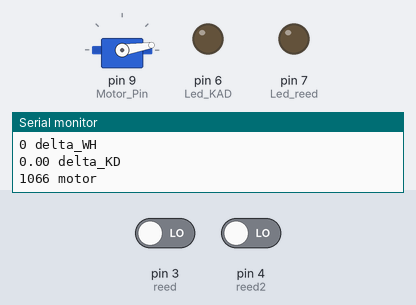
A sketch run on a simulated Arduino Leonardo, built with avr-gcc and run on an emulated ATmega32U4. Parts: servo, output pins drawn as LEDs (lit = HIGH), the last lines printed to the serial monitor. The inputs (shaded band) are chosen by the test bench; at power-on: pin 3 (reed) LOW, pin 4 (reed2) LOW.

Above: at 1.2 s.
1.3 s: pin 3 (reed) driven HIGH
At 1.6 s:
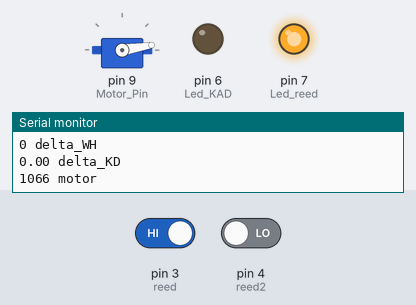
2.8 s: pin 4 (reed2) driven HIGH
At 3.9 s:
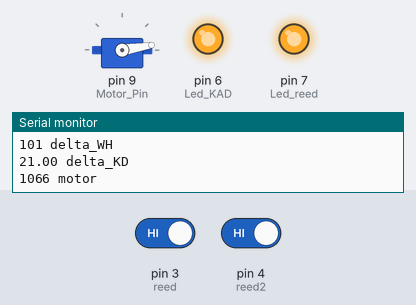
4.3 s: pin 3 (reed) driven LOW
At 5.0 s:
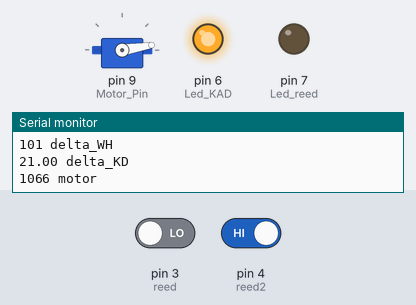
5.8 s: pin 4 (reed2) driven LOW
At 6.2 s:
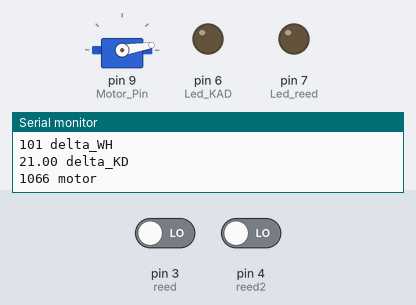
Timing chart, 0 to 8.3 s (numbered marks = the images above; inputs shaded):
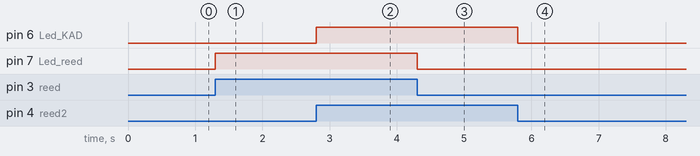

Measured:
- after the input at 1.3 s, pin 7 (Led_reed): LOW → HIGH at once
- after the input at 2.8 s, pin 6 (Led_KAD): LOW → HIGH at once
- after the input at 4.3 s, pin 7 (Led_reed): HIGH → LOW at once
- after the input at 5.8 s, pin 6 (Led_KAD): HIGH → LOW at once

The sketch:

ADDE_TEST2.ino
```cpp
/*
  "3" релиз, делаем попытку добавить регулятор мощности на переменном резисторе
  Управление драйвером мотора,через ШИМ от датчика скорости колеса.
  В дальнейшем, такой мусор как подсчет скорости, можно выкинуть.
  В програме также присутствует индикация срабатывания датчиков скорости и каденса.
  Так же делаем попытку реализовать функцию подпрыгивания двигателя при старте.
*/


// Начало инициализации для серо
#include <Servo.h>
Servo motor;

const int Motor_Pin = 9;    //Подключаем контроллер мотора к пину 9
int motor_spd = 1000;  //Начальная позиция, всегда 1.0 мс для регуляторов бесколлекторных двигателей
int max_motor_spd = 2300; //Максимальное значение ШИМ 1.5 мс
int min_motor_spd = 1000;  //Минимальное значени ШИМ 0.8 мс
int start_volume = 400; // добавочная стартовая скорость мотора, тоесть при старте добавим это значение. чтобы двигатель прыгал.
int start_motor;
int start = 1;  //Флаг задержки запуска, если 1 то выполняем условие.
//Конец инициализации для серо

// Установки для регулятора мощности
int Powpin = A0;  // analog pin used to connect the potentiometer
int Power;    // variable to read the value from the analog pin
// конец блока

const int Led_KAD = 6; //задаем ногу для светодиода кАДЕНСА. на ногу 6
const int Led_reed = 7; //задаем ногу для светодиода колеса. на ногу 7


// Настройки для колеса
const int reed = 3; //задаем ножку процессора для подключения счетчика на герконе
float radius = 340;//Радиус шины (миллиметрах) - изменить это для своего велосипеда
int reedVal_1;
long timer_wh = 0; // Время между одним полным оборотом (в мс)
int delta_WH;//буфер расчетов значений для ШИМ
float Kmh = 0.00;// скорость в КМ/час
float circumference;
int maxReedCounter = 100;// мин Время (в мс) одного вращения (для подавления  дребезга контактов)
int reedCounter;

// Настройка для каденс
const int reed2 = 4; //задаем ножку процессора для подключения счетчика на герконе
float radius2 = 340;//Радиус звезды (миллиметрах) - изменить это для своего велосипеда
int reedVal_2;
long timer_kd = 0; // Время между одним полным оборотом (в мс)
float delta_KD; //буфер для расчетов каденса
float Kmh2 = 0.00;// скорость в КМ/час
float circumference2;
int maxReedCounter2 = 20;// мин Время (в мс) одного вращения (для подавления  дребезга контактов)
int reedCounter2;

// Секция установок значений
void setup() {
  // For IDIOTE
  // initialize the LED pin as an output:
  pinMode(Led_KAD , OUTPUT);
  pinMode(Led_reed , OUTPUT);

  //Для мотора
  motor.attach(Motor_Pin, motor_spd, max_motor_spd);   //Инициальзация мотора (порт, начальная позиция, максимальная позиция)       !!!
  //Для 1 счетчика
  pinMode(reed, INPUT); //присваеиваем переменной привязанной ко к ноге значение ВХОДНОЙ
  reedCounter = maxReedCounter;
  circumference = (2 * 3.415926535 * radius) / 1000000;
  // Для 2 счетчика
  pinMode(reed2, INPUT);
  reedCounter2 = maxReedCounter2;
  circumference2 = (2 * 3.415926535 * radius2) / 1000000;

  // НАЧАЛО УСТАНОВКИ ТАЙМЕРОВ
  // ТАЙМЕР SETUP- прерывание таймера позволяет точно синхронизированные измерения геркона
  // для получения дополнительной информации о конфигурации Arduino таймеров см http://arduino.cc/playground/Code/Timer1
  cli();//stop interrupts

  //set timer3 interrupt at 1kHz, Из того что понял, мы настраеваем таймер на 2000 = 2000 мс,
  //если происходит совпадение срабатывания холла в этом интервале то все ОК, если выходит за интервал 2000 мс,
  //то происходит переполнение буфера, и таймер сбрасывается и считает сначала.
  TCCR3A = 0;// Обнуляем регистры таймера TCCR3A
  TCCR3B = 0;// Обнуляем регистры таймера TCCR3B
  TCNT3  = 0;// Обнуляем регистры
  OCR3A = 1999;// = (1/1000) / ((1/(16*10^6))*8) - 1 // Установить счетчик таймера с шагом 1 кГц
  TCCR3B |= (1 << WGM32); // установитьь для таймера TCCR3A, CTC режим (сброс при совпадении OCR3A)
  TCCR3B |= (1 << CS31);    // установить делитель таймера TCCR3B режимом  CS31 в 1 (частота контроллера / на 8)
  TIMSK3 |= (1 << OCIE3A);  // Бит 4 - OCIE3A: прерывание по совпадению A ТС3

  //set timer4 interrupt at 1 kHz
  TCCR4A = 0;// Обнуляем регистры таймера TCCR0A
  TCCR4B = 0;// Обнуляем регистры таймера TCCR0B
  TCNT4  = 0;// Обнуляем регистры
  OCR4A = 1999;// = (1/1000) / ((1/(16*10^6))*8) - 1 // Установить счетчик таймера с шагом 1 кГц
  TCCR4B |= (1 << WGM41); // установитьь для таймера TCCR0A, CTC режим (сброс при совпадении OCR0A)
  TCCR4B |= (1 << CS42);    // установить делитель таймера TCCR4B режимом  CS42 в 1 (частота контроллера / на 8)
  TIMSK4 |= (1 << OCIE4A);  // Бит 4 - OCIE4A: прерывание по совпадению A ТС4

  sei();//разрешить все прерывания
  //КОНЕЦ НАСТРОЙКИ ТАЙМЕРОВ


  Serial.begin(9600);//Настройка для вывода значений в сериал порт.
}


// Начало подсчета для каденса
/* Тут надо подумать, чтоб не повторять предыдущий блок, а интегрировать временную задержку каденса в блок подсчета для колеса.
  В целом надо организовать условия при которых всегда будет нулевая скорость если - колесо не крутится или педеали не крутятся.
*/
ISR(TIMER4_COMPA_vect) {// Прерывание при частоте 1 кГц для измерения геркона
  reedVal_2 = digitalRead(reed2);// получить значение датчика
  if (reedVal_2 == 1) { // если геркон замкнут
    if (reedCounter2 == 0) { // время между импульсами мин прошло
      Kmh2 = float(circumference2) / float(timer_kd) * 3600000; // вычисляем скорость в М/с
      delta_KD = timer_kd;// Пприсвоить переменной дельте значение таймера колеса
      timer_kd = 0;//сбросить таймер
      reedCounter2 = maxReedCounter2;// сбросить reedCounter в заданное вначале значение
    }
    else {
      if (reedCounter2 > 0) { // не дает стать отрицательным значением reedCounter
        reedCounter2 -= 1;//уменьшение reedCounter
      }
    }
  }
  else { //сли геркон открыт
    if (reedCounter2 > 0) { // не дает стать отрицательным значением reedCounter
      reedCounter2 -= 1;//уменьшение reedCounter
    }
  }
  if (timer_kd > 2000) { // Если время накапало больше 2000 мс
    Kmh2 = 0;//если нет новых импульсов от каденса - колеса до сих пор, установите скорость до 0
    delta_KD = timer_kd; // то значение дельты тоже 2000, дабы избежать зависших значений дельты, при отстановке педалей
  }
  else {
    timer_kd += 1;//увеличиваем timer
    //   delta_KD += 1;
  }

  // Тут кусок кода для мигания светодиодом, для проверки настройки датчиков
  if (reedVal_2 == HIGH) { //
    // turn LED on://
    digitalWrite(Led_KAD, HIGH);//
  }//
  else {//
    // turn LED off://
    digitalWrite(Led_KAD, LOW);//
  }//
  // конец кода мигалки

}
// Конец подсчета для каденса


//Начало подсчета для колеса
ISR(TIMER3_COMPA_vect) {// Прерывание при частоте 1 кГц для измерения геркона
  reedVal_1 = digitalRead(reed);// получить значение датчика
  if (reedVal_1 == 1) { // если геркон замкнут
    if (reedCounter == 0) { // время между импульсами мин прошло
      Kmh = float(circumference) / float(timer_wh) * 3600000; // вычисляем скорость в М/с
      delta_WH = timer_wh;// Пприсвоить переменной дельте значение таймера колеса
      timer_wh = 0;//сбросить таймер
      reedCounter = maxReedCounter;// сбросить reedCounter в заданное вначале значение
    }
    else {
      if (reedCounter > 0) { // не дает стать отрицательным значением reedCounter
        reedCounter -= 1;//уменьшаем reedCounter
      }
    }
  }
  else { //сли геркон открыт
    if (reedCounter > 0) { // не дает стать отрицательным значением reedCounter
      reedCounter -= 1;//уменьшаем reedCounter
    }
  }

  if (timer_wh > 2000) {
    Kmh = 0;//если нет новых импульсов от Reed выключателя - колеса до сих пор, установите скорость до 0
 //   motor_spd = min_motor_spd; // Если таймер больше 2000 то пишем в порт мотора нулевую скорость.
    delta_WH = timer_wh;// и присваиваем значение дельте 2000
  }
  else {
    timer_wh += 1;//увеличиваем timer
    //  delta_WH += 1;
  }

  // Тут кусок кода для мигания светодиодом, для проверки настройки датчиков
  if (reedVal_1 == HIGH) {
    // turn LED on:
    digitalWrite(Led_reed, HIGH);
  }
  else {
    // turn LED off:
    digitalWrite(Led_reed, LOW);
  }
  // конец кода мигалки


}

// Конец посчета для колеса


void loop() {


  //Стартовая цикличность
//  if (start == 1) {
//    motor.write(min_motor_spd);
//    delay(1000); // задержка для инициилизации контроллера двигателя
//    start = 0; // обнуляем значение старта, для продолжения дальнейшей работы.
//  }

  // Начало преобразования задержки в значение для выхода ШИМ
  // Power = analogRead(Powpin);            // считывает значение потенциометра (значение от 0 до 1023)
  Power = map(Power, 0, 1023, 0, 10);     // масштабировать его для использования с сервоприводом (значение от 0 до 100)
  //потом надо включить данное значение Power в обработку для ШИМа


  // тут пробуем выполнить условия ступенчатого регулирования скорости, в зависимости от показаний задержки времени.
  // своеобразная КОРОБКА ПЕРЕДАЧ

  if (delta_KD > 950 || delta_WH > 520 || delta_WH < 130 ) {//если значение таймера  больше "" или  больше ""
    motor_spd = 1000;//то пишем в порт мотора нулевую скорость.
    motor.write(motor_spd);
    start_motor = 0;
  }

  if (delta_KD < 950 || delta_WH < 150 || delta_WH > 100 ) { //если значение таймера  больше "" или  больше ""
    motor_spd = 1924;//то пишем в порт мотора @@ скорость.
//    motor.write(motor_spd);
    start_motor = 15;
  }
 if (delta_KD < 950 || delta_WH < 200 || delta_WH > 150 ) { //если значение таймера  больше "" или  больше ""
    motor_spd = 1858;//то пишем в порт мотора @@ скорость.
 //   motor.write(motor_spd);
    start_motor = 14;
  }
 if (delta_KD < 950 || delta_WH < 250 || delta_WH > 200 ) { //если значение таймера  больше "" или  больше ""
    motor_spd = 1792;//то пишем в порт мотора @@ скорость.
 //   motor.write(motor_spd);
    start_motor = 13;
  }
  if (delta_KD < 950 || delta_WH < 300 || delta_WH > 250 ) { //если значение таймера  больше "" или  больше ""
    motor_spd = 1726;//то пишем в порт мотора @@ скорость.
//    motor.write(motor_spd);
    start_motor = 12;
  }
 if (delta_KD < 950 || delta_WH < 350 || delta_WH > 300 ) { //если значение таймера  больше "" или  больше ""
    motor_spd = 1660;//то пишем в порт мотора @@ скорость.
//    motor.write(motor_spd);
    start_motor = 11;
  }
  if (delta_KD < 950 || delta_WH < 400 || delta_WH > 350 ) { //если значение таймера  больше "" или  больше ""
    motor_spd = 1080;//то пишем в порт мотора @@ скорость.
//    motor.write(motor_spd);
    start_motor = 10;
  }
 if (delta_KD < 950 || delta_WH < 450 || delta_WH > 400 ) { //если значение таймера  больше "" или  больше ""
    motor_spd = 1594;//то пишем в порт мотора @@ скорость.
//    motor.write(motor_spd);
    start_motor = 9;
  }
  if (delta_KD < 950 || delta_WH < 500 || delta_WH > 450 ) { //если значение таймера  больше "" или  больше ""
    motor_spd = 1528;//то пишем в порт мотора @@ скорость.
//    motor.write(motor_spd);
    start_motor = 8;
  }
  if (delta_KD < 950 || delta_WH < 650 || delta_WH > 500 ) { //если значение таймера  больше "" или  больше ""
    motor_spd = 1462;//то пишем в порт мотора @@ скорость.
 //   motor.write(motor_spd);
    start_motor = 7;
  }
   if (delta_KD < 950 || delta_WH < 700 || delta_WH > 650 ) { //если значение таймера  больше "" или  больше ""
    motor_spd = 1396;//то пишем в порт мотора @@ скорость.
 //   motor.write(motor_spd);
    start_motor = 6;
  }
 if (delta_KD < 950 || delta_WH < 750 || delta_WH > 700 ) { //если значение таймера  больше "" или  больше ""
    motor_spd = 1330;//то пишем в порт мотора @@ скорость.
 //   motor.write(motor_spd);
    start_motor = 5;
  }
if (delta_KD < 950 || delta_WH < 800 || delta_WH > 750 ) { //если значение таймера  больше "" или  больше ""
    motor_spd = 1264;//то пишем в порт мотора @@ скорость.
//    motor.write(motor_spd);
    start_motor = 4;
  }
  if (delta_KD < 950 || delta_WH < 850 || delta_WH > 800 ) { //если значение таймера  больше "" или  больше ""
    motor_spd = 1198;//то пишем в порт мотора @@ скорость.
 //   motor.write(motor_spd);
    start_motor = 3;
  }
 if (delta_KD < 950 || delta_WH < 900 || delta_WH > 850 ) { //если значение таймера  больше "" или  больше ""
    motor_spd = 1132;//то пишем в порт мотора @@ скорость.
 //   motor.write(motor_spd);
    start_motor = 2;
  }
if (delta_KD < 950 || delta_WH < 950 || delta_WH > 900 ) { //если значение таймера  больше "" или  больше ""
    motor_spd = 1066;//то пишем в порт мотора @@ скорость.
//    motor.write(motor_spd);
    start_motor = 1;
  }

 motor.write(motor_spd);


  //  }  if (delta_KD > 950 || delta_WH >= 200 || delta_WH <= 150 ) { //если значение таймера  больше "" или  больше ""
  //    motor_spd = 1080;//то пишем в порт мотора @@ скорость.
  //    motor.write(motor_spd);
  //    start_motor=0;
  //  }  if (delta_KD > 950 || delta_WH >= 200 || delta_WH <= 150 ) { //если значение таймера  больше "" или  больше ""
  //    motor_spd = 1080;//то пишем в порт мотора @@ скорость.
  //    motor.write(motor_spd);
  //    start_motor=0;
  //  }
  //КОНЕЦ БЛОКА КОРОБКИ ПЕРЕДАЧ


  Serial.print(Kmh);  Serial.println(" Kmh");// после отладки отключить
  Serial.print(start_motor);  Serial.println(" start_motor");// после отладки отключить
  //  Serial.print(start_motor);  Serial.println(" start_motor");// после отладки отключить
  Serial.print(delta_WH);  Serial.println(" delta_WH");// после отладки отключить
  Serial.print(delta_KD);  Serial.println(" delta_KD");// после отладки отключить
//  Serial.print(timer_wh);  Serial.println(" timer_wh");// после отладки отключить
  //  //  Serial.print(timer_kd);  Serial.println(" timer_kd");// после отладки отключить
  Serial.print(motor_spd);  Serial.println(" motor");// после отладки отключить
  delay(1000);
}
```
